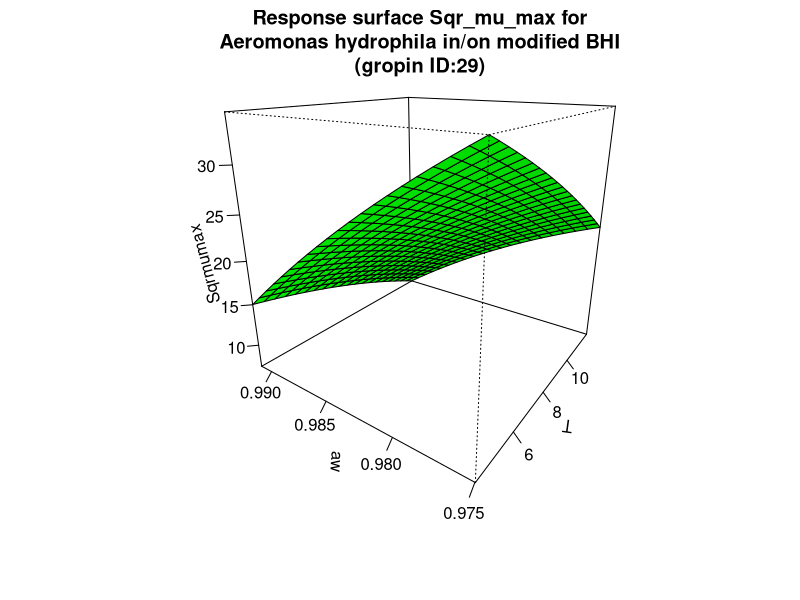

Recreate this plot in R.
#############################
# start of Parameter script
#############################
T <- seq(4.004,11.988011988012,length.out=21)
aw <- seq(0.974974,0.991008991008991,length.out=21)
#############################
# end of Parameter script
#############################
############################# 
# start of Model script Gropin ID 29 
#############################
 
# constant coefficients for this model
Il <- -15000
I1 <- -44.7
I3 <- 32000
I4 <- -0.048
I6 <- -17000
I8 <- 44.9
 
variables <- data.frame(T,aw)
argumentsPar <- unique.data.frame(expand.grid(variables))
 
# heart of the model
response_surface <- function(T,aw) {
   mumax <-(Il+(I1*T)+(I3*aw)+(I4*(T^2))+(I6*(aw^2))+(I8*T*aw))

	return(mumax=mumax)
} 

# output parameters
responseSurface <- cbind(argumentsPar,response_surface(argumentsPar['T'],argumentsPar['aw']))
colnames(responseSurface) <- c(colnames(argumentsPar),'Sqrmumax')
#############################
# End of Model script
#############################
############################# 
# start of Visualisation script Gropin ID 29 
#############################
titleText <-'Response surface Sqr_mu_max for
Aeromonas hydrophila in/on modified BHI
(gropin ID:29)'
persp(T,aw,matrix(unlist(responseSurface$'Sqrmumax'),nrow=21),col = 'green',xlab='T',ylab='aw',zlab='Sqrmumax',main=titleText,theta=305,phi=20,shade=0.25,ticktype = 'detailed')
#############################
# End of Visualisation script
#############################
